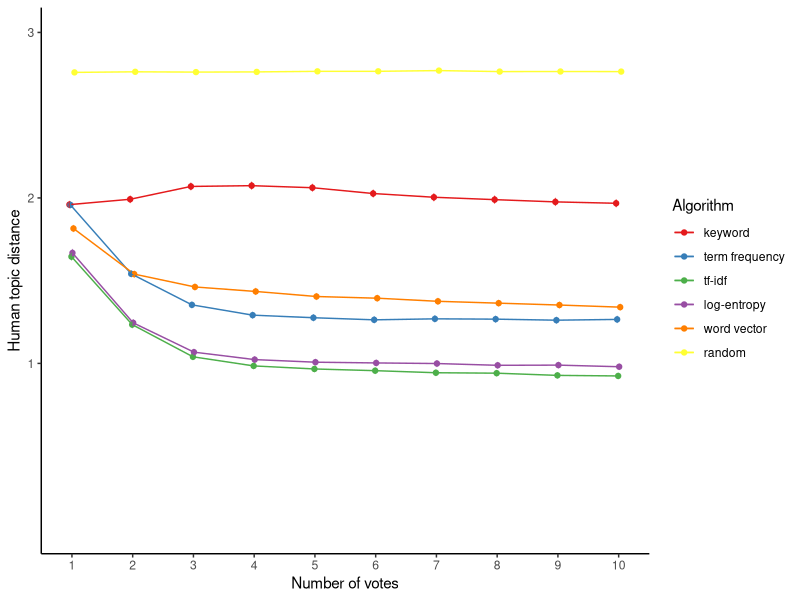

Recreate this plot in R.
library(ggplot2)
library(reshape2)
library(ggthemes)
library(scales)
library(grid)
library(plyr)

plot_theme <- theme_classic() +
  theme(text = element_text(size = 20),
        axis.title.x = element_text(vjust = -1, face = 'bold'),
        axis.title.y = element_text(vjust = 2, face = 'bold'),
        plot.margin =  (unit(c(2, 2, 2, 2), "cm")),
        legend.position = c(1, 0), legend.justification = c(1, 0))


mean_point <- stat_summary(fun.y = 'mean', geom = 'point', position = position_dodge(width = 0.1))
mean_line <- stat_summary(fun.y = 'mean', geom = 'line', position = position_dodge(width = 0.1))
se_error <- stat_summary(fun.data = 'mean_se', geom = 'errorbar', width = 0.05, position = position_dodge(width = 0.1))

experiments <- melt(read.csv('data/multiple_votes.csv'),
                   id.vars = c('poster_number', 'number_recommend'))

experiments$variable <- revalue(experiments$variable,
                                c("avg_node_distance"="tf-idf",
                                "avg_node_distance_kw"="keyword",
                                "avg_node_distance_wv"="word vector",
                                "avg_node_distance_cv"="term frequency",
                                "avg_node_distance_le"="log-entropy",
                                "avg_random"="random"))

experiments$variable <- factor(experiments$variable,
                               c( 'keyword', 
                                  'term frequency', 
                                  'tf-idf', 
                                  'log-entropy',
                                  'word vector',
                                  'random'))


pdf('figures/performance_vs_votes.pdf', width=6, height=3)
ggplot(experiments,
       aes(x = number_recommend, y = value, color = variable)) +
  mean_point +
  mean_line +
  se_error +
  theme_classic() +
  scale_y_continuous(breaks = c(1, 2, 3)) +
  scale_x_continuous(breaks = c(1, 2, 3, 4, 5, 6, 7, 8, 9, 10)) +
  coord_cartesian(ylim = c(0, 3)) +
  scale_color_brewer(palette = 6, type = 'qual', name = 'Algorithm') +
  ylab('Human topic distance') +
  xlab('Number of votes') +
  theme(axis.line.x = element_line(color="black", size = 0.5),
        axis.line.y = element_line(color="black", size = 0.5))
dev.off()
